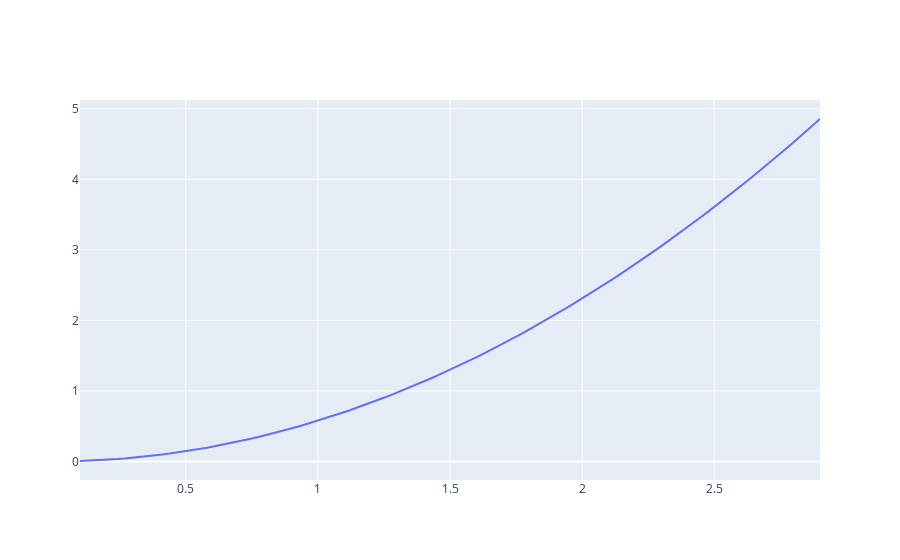

The cell this chart's notebook holds for it:
### Code cell
go.Figure(go.Scatter(x=x,y=y2))
